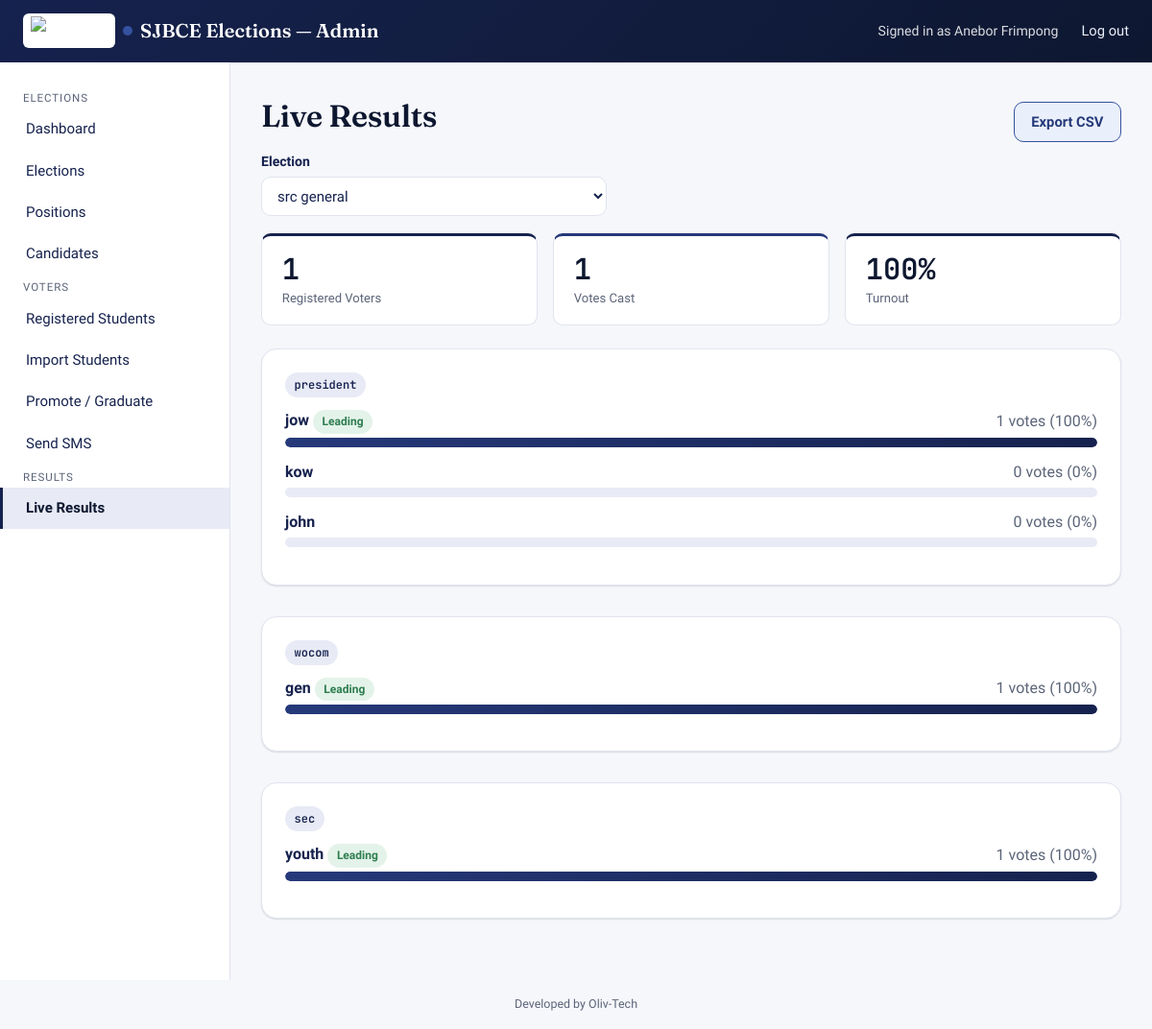
The app's page /results.php (signed in) with its own data.
### tables this page shows
CREATE TABLE `positions` (
  `id` bigint(20) UNSIGNED NOT NULL,
  `election_id` bigint(20) UNSIGNED NOT NULL,
  `title` varchar(100) NOT NULL,
  `description` text DEFAULT NULL,
  `display_order` int(11) NOT NULL DEFAULT 0,
  `created_at` datetime NOT NULL DEFAULT current_timestamp()
);

CREATE TABLE `candidates` (
  `id` bigint(20) UNSIGNED NOT NULL,
  `election_id` bigint(20) UNSIGNED NOT NULL,
  `position_id` bigint(20) UNSIGNED NOT NULL,
  `student_id` bigint(20) UNSIGNED DEFAULT NULL,
  `full_name` varchar(150) NOT NULL,
  `phone` varchar(20) DEFAULT NULL,
  `photo_path` varchar(255) DEFAULT NULL,
  `manifesto` text DEFAULT NULL,
  `is_approved` tinyint(1) NOT NULL DEFAULT 1,
  `created_at` datetime NOT NULL DEFAULT current_timestamp(),
  `updated_at` datetime NOT NULL DEFAULT current_timestamp() ON UPDATE current_timestamp()
);

### functions.php (called while the page is built, shortened)
<?php
function h(?string $value): string
{
    return htmlspecialchars($value ?? '', ENT_QUOTES, 'UTF-8');
}

### results.php (the view, shortened to what this page needs)
<?php
$pdo = get_db();
$elections = $pdo->query('SELECT id, title, status FROM elections ORDER BY created_at DESC')->fetchAll();
$electionId = (int) ($_GET['election_id'] ?? ($elections[0]['id'] ?? 0));
$results = [];
$totalVoters = (int) $pdo->query("SELECT COUNT(*) c FROM students WHERE status='active'")->fetch()['c'];
$totalVotesCast = 0;
if ($electionId) {
    $stmt = $pdo->prepare('SELECT * FROM positions WHERE election_id = ? ORDER BY display_order, id');
    $stmt->execute([$electionId]);
    $positions = $stmt->fetchAll();
    foreach ($positions as $pos) {
        $stmt = $pdo->prepare(
            'SELECT c.id, c.full_name, c.photo_path, COUNT(v.id) AS votes
             FROM candidates c
             LEFT JOIN votes v ON v.candidate_id = c.id
             WHERE c.position_id = ?
             GROUP BY c.id
             ORDER BY votes DESC'
        );
        $stmt->execute([$pos['id']]);
        $candidates = $stmt->fetchAll();
        $posVotes = array_sum(array_column($candidates, 'votes'));
        $topVoteCount = $candidates ? (int) $candidates[0]['votes'] : 0;
        $winners = $topVoteCount > 0
            ? array_filter($candidates, fn($c) => (int) $c['votes'] === $topVoteCount)
            : [];
        $isTie = count($winners) > 1;
        $results[] = [
            'position' => $pos,
            'candidates' => $candidates,
            'total_votes' => $posVotes,
            'winners' => $winners,
            'is_tie' => $isTie,
        ];
    }
    $stmt = $pdo->prepare('SELECT COUNT(DISTINCT student_id) c FROM votes WHERE election_id = ?');
    $stmt->execute([$electionId]);
    $totalVotesCast = (int) $stmt->fetch()['c'];
}
$turnout = $totalVoters > 0 ? round(($totalVotesCast / $totalVoters) * 100, 1) : 0;
$activeNav = 'results';
require __DIR__ . '/../includes/header_admin.php';
?>
<div class="flex-between">
  <h1>Live Results</h1>
  <?php if ($electionId): ?>
    <a href="<?= BASE_URL ?>admin/export_csv.php?election_id=<?= $electionId ?>" class="btn btn-secondary">Export CSV</a>
  <?php endif; ?>
</div>
<div class="form-group" style="max-width:360px;">
  <label for="election_select">Election</label>
  <select id="election_select" onchange="location.href='<?= BASE_URL ?>admin/results.php?election_id='+this.value">
    <?php foreach ($elections as $e): ?>
      <option value="<?= $e['id'] ?>" <?= $e['id'] == $electionId ? 'selected' : '' ?>><?= h($e['title']) ?></option>
    <?php endforeach; ?>
  </select>
</div>
<div class="stat-grid">
  <div class="stat-card">
    <div class="stat-value"><?= $totalVoters ?></div>
    <div class="stat-label">Registered Voters</div>
  </div>
  <div class="stat-card accent-blue">
    <div class="stat-value"><?= $totalVotesCast ?></div>
    <div class="stat-label">Votes Cast</div>
  </div>
  <div class="stat-card">
    <div class="stat-value"><?= $turnout ?>%</div>
    <div class="stat-label">Turnout</div>
  </div>
</div>
<?php
$electionStatus = null;
foreach ($elections as $e) { if ($e['id'] == $electionId) { $electionStatus = $e['status']; break; } }
$isEnded = $electionStatus === 'ended';
?>
<?php foreach ($results as $r): ?>
  <div class="card mb-lg">
    <div class="position-tag"><?= h($r['position']['title']) ?></div>
    <?php foreach ($r['candidates'] as $i => $c):
        $pct = $r['total_votes'] > 0 ? round(($c['votes'] / $r['total_votes']) * 100, 1) : 0;
        $isWinner = in_array($c, $r['winners'], true);
    ?>
      <div style="margin-bottom:.9rem;">
        <div class="flex-between" style="margin-bottom:.25rem;">
          <span style="font-weight:600;">
            <?= h($c['full_name']) ?>
            <?php if ($isWinner && !$isEnded): ?><span class="badge badge-active"><?= $r['is_tie'] ? 'Tied for Lead' : 'Leading' ?></span><?php endif; ?>
          </span>
          <span class="muted"><?= $c['votes'] ?> votes (<?= $pct ?>%)</span>
        </div>
        <div class="turnout-bar"><div class="fill" style="width:<?= $pct ?>%;"></div></div>
      </div>
    <?php endforeach; ?>
  </div>
<?php endforeach; ?>
<?php require __DIR__ . '/../includes/footer_admin.php'; ?>

### header_admin.php (shortened to what this page needs)
<?php
$activeNav = $activeNav ?? '';
?>
<!DOCTYPE html>
<html lang="en">
<head>
<link rel="stylesheet" href="<?= BASE_URL ?>assets/css/style.css">
</head>
<body>
<div class="site-wrap">
  <header class="topbar">
    <div class="brand"><img src="<?= BASE_URL ?>assets/img/logo.png" alt="SJBCE" class="brand-logo"> <span class="dot"></span> SJBCE Elections — Admin</div>
    <nav>
      <span style="opacity:.85;font-size:.88rem;">Signed in as <?= h($_SESSION['admin_name'] ?? '') ?></span>
      <a href="<?= BASE_URL ?>admin/logout.php">Log out</a>
    </nav>
  </header>
  <div class="page-body">
    <aside class="sidebar">
      <span class="section-label">Elections</span>
      <a href="<?= BASE_URL ?>admin/dashboard.php" class="<?= $activeNav === 'dashboard' ? 'active' : '' ?>">Dashboard</a>
      <a href="<?= BASE_URL ?>admin/elections.php" class="<?= $activeNav === 'elections' ? 'active' : '' ?>">Elections</a>
      <a href="<?= BASE_URL ?>admin/positions.php" class="<?= $activeNav === 'positions' ? 'active' : '' ?>">Positions</a>
      <a href="<?= BASE_URL ?>admin/candidates.php" class="<?= $activeNav === 'candidates' ? 'active' : '' ?>">Candidates</a>
      <span class="section-label">Voters</span>
      <a href="<?= BASE_URL ?>admin/students.php" class="<?= $activeNav === 'students' ? 'active' : '' ?>">Registered Students</a>
      <a href="<?= BASE_URL ?>admin/import_students.php" class="<?= $activeNav === 'import' ? 'active' : '' ?>">Import Students</a>
      <a href="<?= BASE_URL ?>admin/promote_students.php" class="<?= $activeNav === 'promote' ? 'active' : '' ?>">Promote / Graduate</a>
      <a href="<?= BASE_URL ?>admin/send_sms.php" class="<?= $activeNav === 'sms' ? 'active' : '' ?>">Send SMS</a>
      <span class="section-label">Results</span>
      <a href="<?= BASE_URL ?>admin/results.php" class="<?= $activeNav === 'results' ? 'active' : '' ?>">Live Results</a>
    </aside>
    <main class="content">

### footer_admin.php
    </main>
  </div>
  <footer style="text-align:center;padding:1rem;color:var(--ink-soft);font-size:0.78rem;">
    Developed by Oliv-Tech
  </footer>
</div>
</body>
</html>

### records on screen
positions: title "president"
candidates: full_name "jow", shows "Leading", votes "1", pct "100"
candidates: full_name "kow", votes "0", pct "0"
candidates: full_name "john", votes "0", pct "0"
positions: title "wocom"
candidates: full_name "gen", shows "Leading", votes "1", pct "100"
positions: title "sec"
candidates: full_name "youth", shows "Leading", votes "1", pct "100"

### other values on screen
$_SESSION['admin_name'] "Anebor Frimpong"
$totalVoters "1"
$totalVotesCast "1"
$turnout "100"
form field value "src general"
